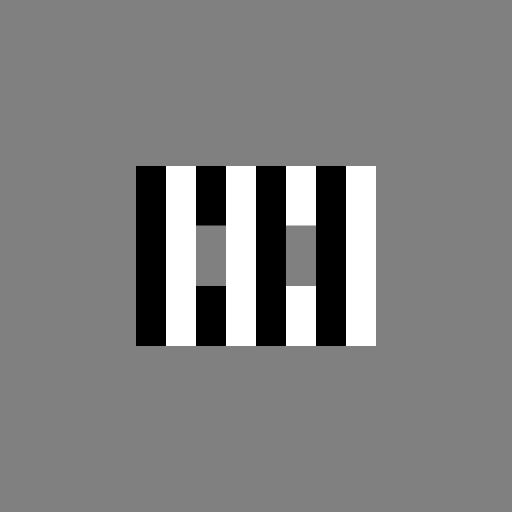
#> input picture example_stimulus.png, 1024 x 1024 px (shown at 1/2 size)
$ python demo_filterbank.py
#> lines starting #> are read from the running program, lines starting #| are printed output that depends on the picture
### filters.py
import numpy as np
from scipy import signal

# TODO: (Abstract) base class Filter with apply-method,...


def apply(image, filt):
    # TODO: docstring
    # TODO: make method
    filtered_image = signal.fftconvolve(image, filt, mode="same")
    return filtered_image


def gaussian2d(x, y,
               sigma,
               center=(0, 0),
               orientation=0):
    # TODO: convert Gaussian to class
    # TODO: typehints
    # TODO: docstring

    # Sigma is tuple of two sigmas, one for each axis.
    # Units of x,y, determine units of sigma:
    # if x,y are in pixels, e.g., [0,1024],
    # sigma should be specified in pixels as well;
    # if x,y are in degress, e.g., [-16, 16],
    # sigma should be specified in degrees as well.

    # General equation for a 2D elliptical Gaussian:
    #
    # f(x,y) = A*exp(-(a(x-x0)^2+2b(x-x0)(y-y0)+c(y-y0)2))
    #
    # where x0 and x0 are the center positions.
    # Let's leave amplitude A as responsibility to the caller,
    # and keep it fixed at 1 here.
    # If center = (0,0), this reduces the equation to:
    #
    # f(x,y) = exp(-(ax^2+2bxy+cy^2))
    #
    # where, given angle th in radians:
    #
    # a = (cos(th)^2 / 2sigma_x^2) + (sin(th)^2 / 2sigma_y^2)
    # b = -(sin(2*th)/ 4sigma_x^2) + (sin(2*th) / 4sigma_y^2)
    # c = (sin(th)^2 / 2sigma_x^2) + (cos(th)^2 / 2sigma_y^2)

    # convert orientation parameter to radians
    theta = np.deg2rad(orientation)

    # determine a, b, c coefficients
    a = (np.cos(theta)**2 / (2*sigma[0]**2)) +\
        (np.sin(theta)**2 / (2*sigma[1]**2))
    b = -(np.sin(2*theta) / (4*sigma[0]**2)) +\
        (np.sin(2*theta) / (4*sigma[1]**2))
    c = (np.sin(theta)**2 / (2*sigma[0]**2)) +\
        (np.cos(theta)**2 / (2*sigma[1]**2))

    # create Gaussian
    gaussian = np.exp(-(a*(x-center[0])**2 +
                      2*b*(x-center[0])*(y-center[1]) +
                      c*(y-center[1])**2))

    return gaussian


def odog(x, y,
         sigma,
         orientation=(0, 0)):
    # TODO: convert ODoG to class
    # TODO: typehints
    # TODO: docstring

    # Sigma is tuple of two tuples, one for Gaussian.
    # Orientation is tuple of two floats, one for each

    # Create center and surround anisotropic Gaussian filters
    center = gaussian2d(x, y, sigma=sigma[0], orientation=orientation[0])
    surround = gaussian2d(x, y, sigma=sigma[1], orientation=orientation[1])

    # Normalize each filter by its total
    center = center / center.sum()
    surround = surround / surround.sum()

    # Subtract to create differential filter
    odog = center - surround

    return odog


# [12 lines left out: function dog, not called in this run]

### filterbank.py
import numpy as np
import filters
import utils

# TODO: (abstract) base class Filterbank, with apply method

# TODO: data structure for filter output, with filter metadata


class DOGBank:
    # [24 lines left out: functions __init__, apply, not called in this run]


class ODOGBank:
    def __init__(self,
                 orientations, sigmas,
                 x, y):
        # TODO: docstring
        # TODO: typehints
        # TODO: don't store filtes as ND-array
        self.orientations = orientations
        self.sigmas = sigmas
        self.x = x
        self.y = y

        self.filters = np.empty((len(orientations),
                                 len(sigmas),
                                 x.shape[0], x.shape[1]))

        for i, angle in enumerate(orientations):
            for j, sigma in enumerate(sigmas):
                odog = filters.odog(x, y,
                                    sigma,
                                    (angle, angle))
                self.filters[i, j, :, :] = odog

    def apply(self, image):
        # TODO: docstring
        # TODO: typehints
        filters_output = np.empty(self.filters.shape)
        for i in range(self.filters.shape[0]):
            for j in range(self.filters.shape[1]):
                filters_output[i, j, ...] = filters.apply(
                    image, self.filters[i, j, ...])
        return filters_output


# [25 lines left out: function BM1999, not called in this run]

### utils.py
import numpy as np


def octave_intervals(num):
    # TODO: docstring

    # Octave intervals means x_i : x_i+1 = 1:2
    # So, log spacing in base 2
    # num values, from 1
    x = np.logspace(1, num, num=num, base=2)

    # Normalize, so that maximum is 1
    return x/x.max()

### demo_filterbank.py
# %%
import numpy as np
import matplotlib.pyplot as plt
from PIL import Image
import utils
import filterbank

# %% Load example stimulus
stimulus = np.asarray(Image.open('example_stimulus.png').convert('L'))

# %% Parameters of image
shape = stimulus.shape  # filtershape in pixels
#> shape = (1024, 1024)
# visual extent, same convention as pyplot:
visextent = (-16, 16, -16, 16)

# %% Create image coordinate system:
axish = np.linspace(visextent[0], visextent[1], shape[0])
#> axish = 1024 values from -16 to 16
axisv = np.linspace(visextent[2], visextent[3], shape[1])
#> axisv = 1024 values from -16 to 16

(x, y) = np.meshgrid(axish, axisv)

# %% Filterbank parameters
# Parameters (BM1999)
n_orientations = 6
num_scales = 7
largest_center_sigma = 3  # in degrees
center_sigmas = utils.octave_intervals(num_scales) * largest_center_sigma
cs_ratio = 2  # center-surround ratio

# Convert to filterbank parameters
orientations = np.arange(0, 180, 180/n_orientations)
sigmas = [((s, s), (s, cs_ratio*s)) for s in center_sigmas]

# %% Create filterbank
bank = filterbank.ODOGBank(orientations, sigmas, x, y)
#> after the loop in __init__, `for i, angle in enumerate(orientations):`:
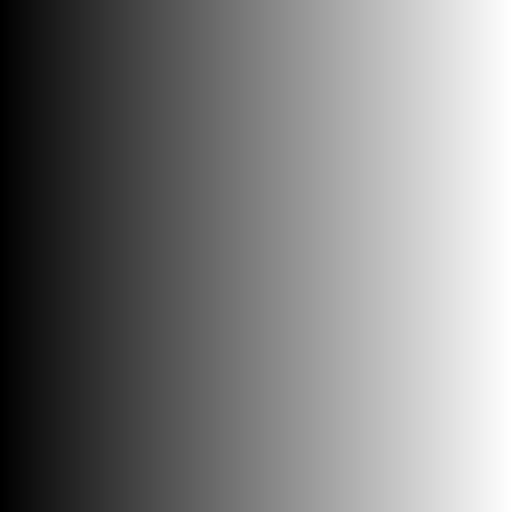
#> x: shape (1024, 1024) float64 (shown at 1/2 size); min -16, max 16, mean 0; drawn with min black and max white

# %% Visualise filterbank
for i in range(bank.filters.shape[0]):
    for j in range(bank.filters.shape[1]):
        plt.subplot(bank.filters.shape[0],
                    bank.filters.shape[1],
                    i*bank.filters.shape[0]+((j+i)*1)+1)
        plt.imshow(bank.filters[i, j, ...], extent=visextent)

# %% Apply filterbank
filters_output = bank.apply(stimulus)
#> the loop in apply, `for i in range(self.filters.shape[0]):` made 6 passes
#> pass 1, in apply, `filtered_image = signal.fftconvolve(image, filt, mode="same")`:
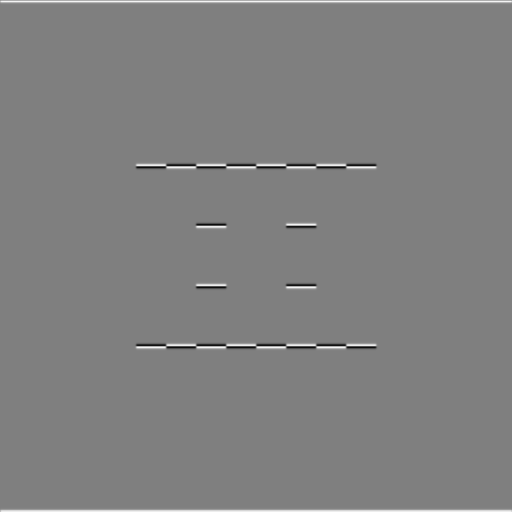
#> filtered_image: shape (1024, 1024) float64 (shown at 1/2 size); min -21.04, max 21.04, mean 0.1; drawn with min black and max white
#> pass 1, in apply (call 2), `filtered_image = signal.fftconvolve(image, filt, mode="same")`:
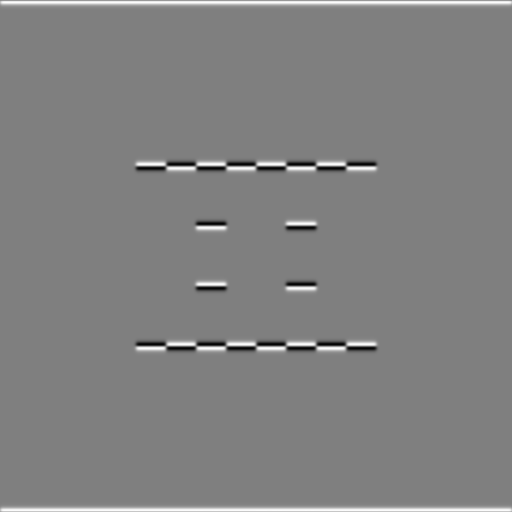
#> filtered_image: shape (1024, 1024) float64 (shown at 1/2 size); min -20.74, max 20.74, mean 0.3; drawn with min black and max white
#> pass 1, in apply (call 3), `filtered_image = signal.fftconvolve(image, filt, mode="same")`:
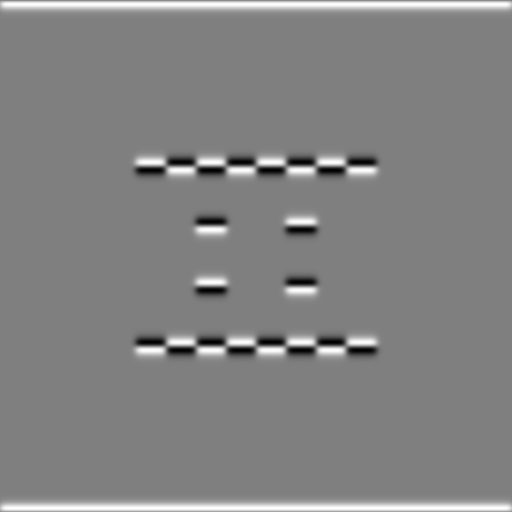
#> filtered_image: shape (1024, 1024) float64 (shown at 1/2 size); min -20.67, max 20.67, mean 0.6; drawn with min black and max white
#> pass 1, in apply (call 4), `filtered_image = signal.fftconvolve(image, filt, mode="same")`:
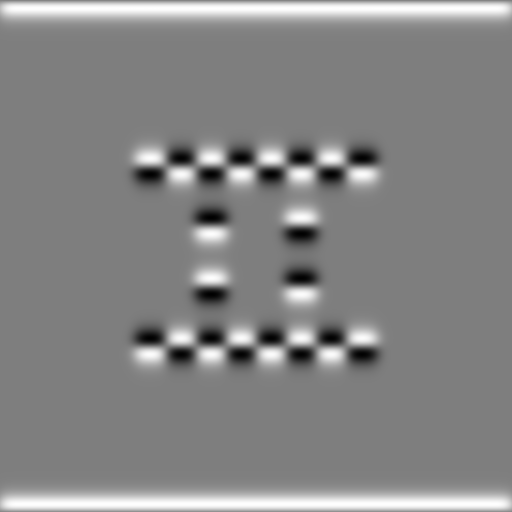
#> filtered_image: shape (1024, 1024) float64 (shown at 1/2 size); min -20.4, max 20.65, mean 1.2; drawn with min black and max white

# %% Visualise filter bank output
for i in range(filters_output.shape[0]):
    for j in range(filters_output.shape[1]):
        plt.subplot(filters_output.shape[0],
                    filters_output.shape[1],
                    i*filters_output.shape[0]+((j+i)*1)+1)
        plt.imshow(filters_output[i, j, ...], extent=visextent)
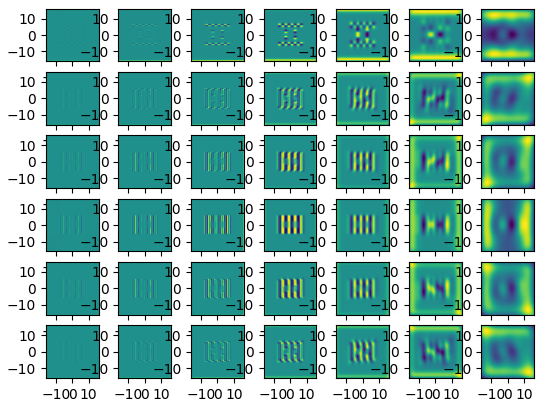
#> figure drawn by matplotlib, 42 panels
